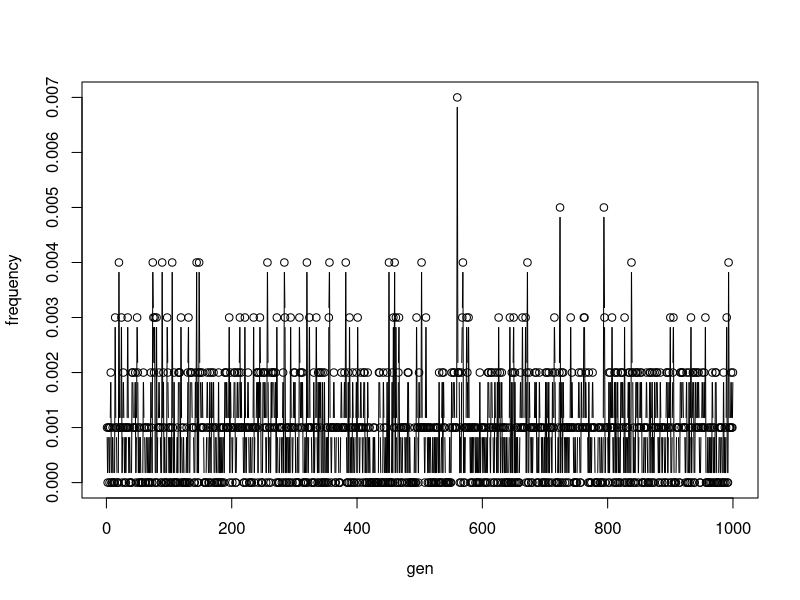

Write R code to recreate this figure.
#### let create neutral evolution , by Oscar Lao####


## forward method, brownian motion

next_gen_neutral <- function(Ne, F){
    coin <- rep(0,Ne)
    for (i in 1:Ne) {
	coin[i] <- rbinom(1, 1, F)
	}
	return(coin)
}

recording_of_frequency <- function(Ne, F, Ngen){
    record = rep(0,Ngen)
	for (i in 1:Ne) {
	pop= next_gen_neutral(Ne, F)
    f <- mean(pop)
	record[i] <- f
	}
	return(record)
}

Ne=1000
F= 1/Ne
Ngen = 1000
record <- recording_of_frequency(Ne, F, Ngen)

library(data.table)

record_to_plot <- data.table(gen = 1:Ngen, frequency= record)

plot(record_to_plot, type="b")

## backward method, coalescence